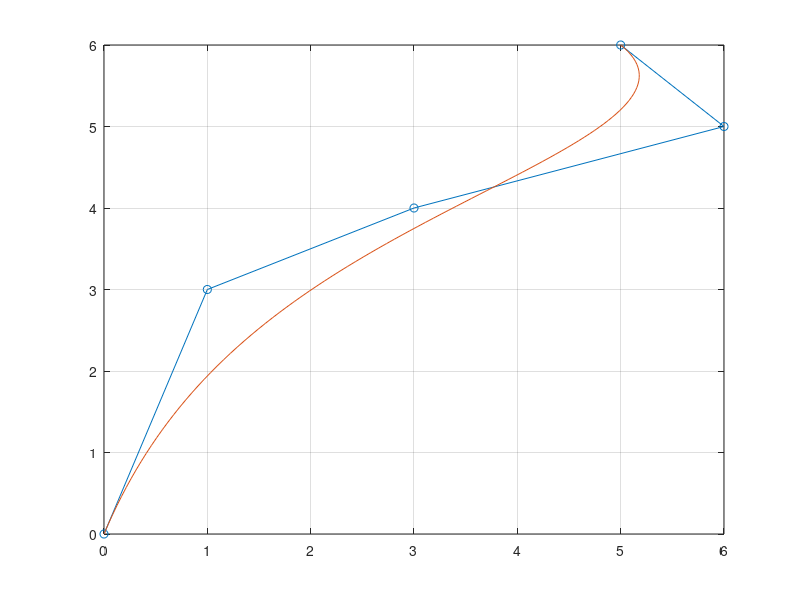
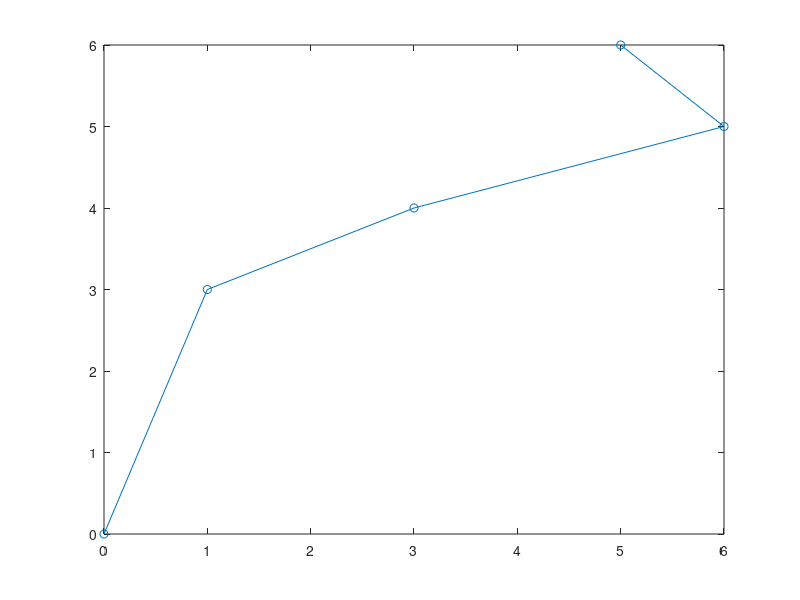

The MATLAB script that drew these images, in order: (Note: this script raises an error after producing the figures.)
clear all 
clc
%%%Punto 1 y 2 
%definicion de la variable 
t=0:.01:1;


%puntos de control 
P0 = [0,0];
P1 = [1,3];
P2 = [3,4];
P3 = [6,5];
P4 = [5,6];

V =[ P0' P1' P2' P3' P4'];
figure(1);
plot(V(1,:),V(2,:),'-o'); %poligono de control 

%polinomis de Bernstein 
b0 = (1-t).^4;
b1 = nchoosek(4,1)*(1-t).^3.*t;
b2 = nchoosek(4,2)*(1-t).^2.*t.^2;
b3 = nchoosek(4,3)*(1-t).*t.^3;
b4 = nchoosek(4,4)*t.^4;


x = P0(1)*b0 + P1(1)*b1 + P2(1)*b2 + P3(1)*b3 + P4(1)*b4; %curva de bezier componente x 
y = P0(2)*b0 + P1(2)*b1 + P2(2)*b2 + P3(2)*b3 + P4(2)*b4; %curva de bezier componente y

hold on 
plot(x,y), grid on;

%% Punto 3
%reparametrizar la curva de Bezir en [-2,2]
tmin = -2;
tmax = 2;
t1 = tmin:.01:tmax; %nuevo intervalo 

figure(2);
plot(V(1,:),V(2,:),'-o');

definicion de los nuevos polinomis de bernstein en el nuevo intervalo

b0r = ((tmax-t1)/(tmax-tmin)).^4;
b1r = nchoosek(4,1)*((tmax-t1)/(tmax-tmin)).^3.*((t1-tmin)/(tmax-tmin));
b2r = nchoosek(4,2)*((tmax-t1)/(tmax-tmin)).^2.*((t1-tmin)/(tmax-tmin)).^2;
b3r = nchoosek(4,3)*((tmax-t1)/(tmax-tmin)).*((t1-tmin)/(tmax-tmin)).^3;
b4r = nchoosek(4,4)*((t1-tmin)/(tmax-tmin)).^4;


x1 = P0(1)*b0r + P1(1)*b1r + P2(1)*b2r + P3(1)*b3r + P4(1)*b4r; %curva de bezier componente x 
y1 = P0(2)*b0r + P1(2)*b1r + P2(2)*b2r + P3(2)*b3r + P4(2)*b4r; %curva de bezier componente y

hold on ;
plot(x1,y1), grid on ;



%%%Punto 4 
% para encntrar el valor de la curva en -1.5, tenemos que evaluar x1(-1.5)y
% y(-1.5)
t15=-1.5;
b0r5 = ((tmax-t15)/(tmax-tmin)).^4;
b1r5 = nchoosek(4,1)*((tmax-t15)/(tmax-tmin)).^3.*((t15-tmin)/(tmax-tmin));
b2r5 = nchoosek(4,2)*((tmax-t15)/(tmax-tmin)).^2.*((t15-tmin)/(tmax-tmin)).^2;
b3r5 = nchoosek(4,3)*((tmax-t15)/(tmax-tmin)).*((t15-tmin)/(tmax-tmin)).^3;
b4r5 = nchoosek(4,4)*((t15-tmin)/(tmax-tmin)).^4;

x15 = P0(1)*b0r5 + P1(1)*b1r5 + P2(1)*b2r5 + P3(1)*b3r5 + P4(1)*b4r5; %curva de bezier componente x evaluada en -1.5 
y15 = P0(2)*b0r5 + P1(2)*b1r5 + P2(2)*b2r5 + P3(2)*b3r5 + P4(2)*b4r5; %curva de bezier componente y evaluado en -1.5

figure(4)
plot(x15,y15,'o')

%%Punto 5
para hacer la subdivicion de la curva se dee de aplicar el algoritmo de
Casteljau 
[-2,-1.5]


%%%Punto 7 
%elevar de grado una curva de Bezier 
%pasar de un polinpmio de grado 4 a grado 5 
n  = 5; %el grado al cual se queire elevar 
%calcular el nuevo vertice 
for i = 0:n
    for k =1:5
    Dx = (i/n+1).*V(k,1) + (n+1-i)/(n+1).*V(k,1);
    end 
end 
plot(D)


%%%Punto 8 
%%verificar si una curva de bezier de grado dos yace en el plano generado
%%por sus puntos de control 

t2 = 0:.01:1;

%polinomios de bernstein grado 2 
b03 = nchoosek(2,0)*(1-t2).^2;
b13 = nchoosek(2,1)*(1-t2).*t2;
b23 = nchoosek(2,2)*t2.^2;

%definicion de los puntos de control 
P03 = [1,1,1];
P13 = [2,3,4];
P23 = [4,6,5];

V3 = [P03' P13' P23']; 

%definicion del plano que contiene los tres puntos 
A = P13 - P03;
B = P23 - P13; 

%definicion del plano 
[s,d] = meshgrid(-5:.5:5);
 x2 = P03(1) + s.*A(1) + d.*B(1);
 y2 = P03(2) + s.*A(2) + d.*B(2);
 z2 = P03(3) + s.*A(3) + d.*B(3);
 
figure(8);
plot3(V3(1,:),V3(2,:),V3(3,:),'-yo');
grid on ;
hold on ;
surf(x2,y2,z2);

%definicion de la curva de bezier 
x3 = P03(1)*b03 + P13(1)*b13 + P23(1)*b23;
y3 = P03(2)*b03 + P13(2)*b13 + P23(2)*b23;
z3 = P03(3)*b03 + P13(3)*b13 + P23(3)*b23;

plot3(x3,y3,z3);




